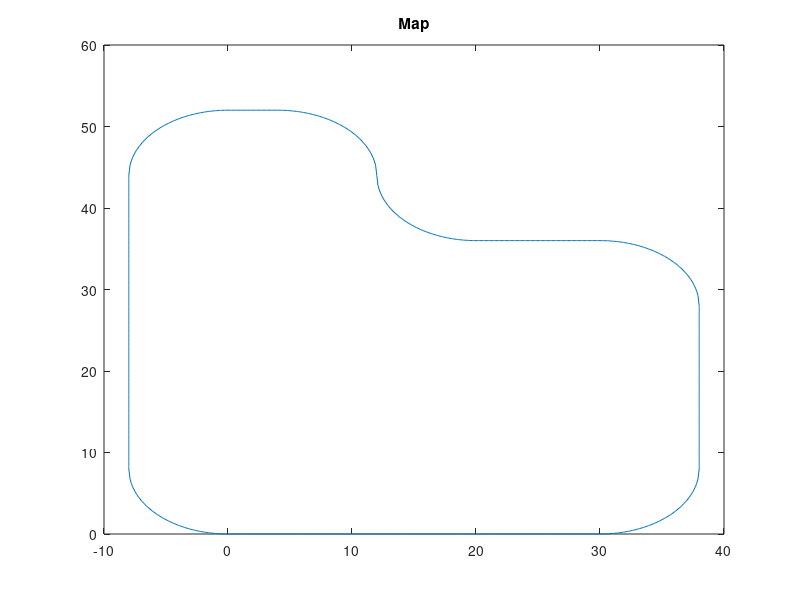

MATLAB code to generate this figure:
%% Track Builder
%%
clc;

sample = 0.1; %[m]
%% Part 1
s_x = 0;
s_y = 0;

straight  = 30;
Line_1_x  = s_x + 0:sample:straight;
Line_1_y  = s_y +zeros(1,length(0:sample:straight)); 
Line_1_K = zeros(1,length(0:sample:straight));

s_x = Line_1_x(end);
s_y = Line_1_y(end);
%% Part 2

r = 8;
x_1_c  = 30; 
y_1_c  = 8;
i = 1;
for x = 0:sample:8
   x_log(i) = x+x_1_c;
   y_log(i) = -sqrt(r^2 - (x_log(i) -x_1_c)^2) +y_1_c; % the negtive cannot be ignored
    i = i+1;
end
    
Line_2_x = x_log;
Line_2_y = y_log;
Line_2_K = 1/r*ones(1,length(x_log));

s_x = Line_2_x(end);
s_y = Line_2_y(end);
%% Part 3

straight  = 20;
Line_3_x  = s_x +zeros(1,length(0:sample:straight)); 
y_gain = 0:sample:straight;
Line_3_y  = s_y +y_gain ;  % why cannot use [s_y+0:sample:straight]???
Line_3_K = zeros(1,length(0:sample:straight));

s_x = Line_3_x(end);
s_y = Line_3_y(end);
%% Part 4:
r = 8;
x_2_c  = 30; 
y_2_c  = 28;
i = 1;
x_log = [];
y_log = [];
for x = 0:sample:r
   x_log(i) = x+x_2_c;
   y_log(i) = sqrt(r^2 - (x_log(i) -x_2_c)^2) +y_2_c; % the negtive cannot be ignored
    i = i+1;
end

    
    
Line_4_x = fliplr(x_log);
Line_4_y = fliplr(y_log);
Line_4_K = 1/r*ones(1,length(x_log));

s_x = Line_4_x(end);
s_y = Line_4_y(end);
%% Part 5

straight  = 10;

x_gain =0:-sample:-straight;
Line_5_x  = s_x + x_gain;
Line_5_y  = s_y +zeros(1,length(0:sample:straight)); 
Line_5_K = zeros(1,length(0:sample:straight));

s_x = Line_5_x(end);
s_y = Line_5_y(end);
%% Part 6
r = 8;
x_3_c  = s_x; 
y_3_c  = s_y+8;
i = 1;
x_log = [];
y_log = [];
for x = 0:sample:r
   x_log(i) = x_3_c-x;
   y_log(i) = -sqrt(r^2 - (x_log(i) -x_3_c)^2) +y_3_c; 
    i = i+1;
end
    
    
Line_6_x = x_log;
Line_6_y = y_log;
Line_6_K = -1/r*ones(1,length(x_log)); % turn right


s_x = Line_6_x(end);
s_y = Line_6_y(end);

%% Part 7
r = 8;
x_4_c  = s_x-8; 
y_4_c  = s_y;
i = 1;
x_log = [];
y_log = [];
for x = 0:sample:r
   x_log(i) = x;
   y_log(i) = sqrt(r^2 - (x_log(i) - 0)^2) ; 
    i = i+1;
end
    
Line_7_x = fliplr(x_log)+x_4_c ;
Line_7_y = fliplr(y_log) + y_4_c;
Line_7_K = 1/r*ones(1,length(x_log)); 

s_x = Line_7_x(end);
s_y = Line_7_y(end);
%% Part 8

straight  = 4;

x_gain =0:-sample:-straight;
Line_8_x  = s_x + x_gain;
Line_8_y  = s_y +zeros(1,length(0:sample:straight)); 
Line_8_K = zeros(1,length(0:sample:straight));

s_x = Line_8_x(end);
s_y = Line_8_y(end);

%% Part 9
r = 8;
x_5_c  = s_x; 
y_5_c  = s_y-8;
i = 1;
x_log = [];
y_log = [];
for x = 0:sample:r
   x_log(i) = -x;
   y_log(i) = sqrt(r^2 - (x_log(i) - 0)^2) ; 
    i = i+1;
end
    
Line_9_x = x_log+x_5_c ;
Line_9_y = y_log + y_5_c;
Line_9_K = 1/r*ones(1,length(x_log)); 

s_x = Line_9_x(end);
s_y = Line_9_y(end);

%% Part 10

straight  = 36;
Line_10_x  = s_x +zeros(1,length(0:sample:straight)); 
y_gain = 0:sample:straight;
Line_10_y  = s_y - y_gain ;  % why cannot use [s_y+0:sample:straight]???
Line_10_K = zeros(1,length(0:sample:straight));



s_x = Line_10_x(end);
s_y = Line_10_y(end);
%% Part 11

r = 8;
x_6_c  = s_x+8; 
y_6_c  = s_y;
i = 1;
x_log = [];
y_log = [];
for x = 0:sample:r
   x_log(i) = -x;
   y_log(i) = -sqrt(r^2 - (x_log(i) - 0)^2) ; 
    i = i+1;
end
    
Line_11_x = fliplr(x_log)+x_6_c ;
Line_11_y = fliplr(y_log) + y_6_c;
Line_11_K = 1/r*ones(1,length(x_log)); 

s_x = Line_11_x(end);
s_y = Line_11_y(end);


%% Add Lane
Line_x  = [Line_1_x, Line_2_x, Line_3_x, Line_4_x, Line_5_x, Line_6_x, Line_7_x, Line_8_x, Line_9_x, Line_10_x, Line_11_x]';
Line_y = [Line_1_y,Line_2_y, Line_3_y, Line_4_y, Line_5_y, Line_6_y , Line_7_y, Line_8_y, Line_9_y,Line_10_y, Line_11_y]';
Line_K = [Line_1_K,Line_2_K, Line_3_K, Line_4_K, Line_5_K, Line_6_K , Line_7_K, Line_8_K, Line_9_K,Line_10_K, Line_11_K]';


%% Overall Plot
 save track_bl.mat Line_x Line_y Line_K
plot(Line_x,Line_y)
title('Map')